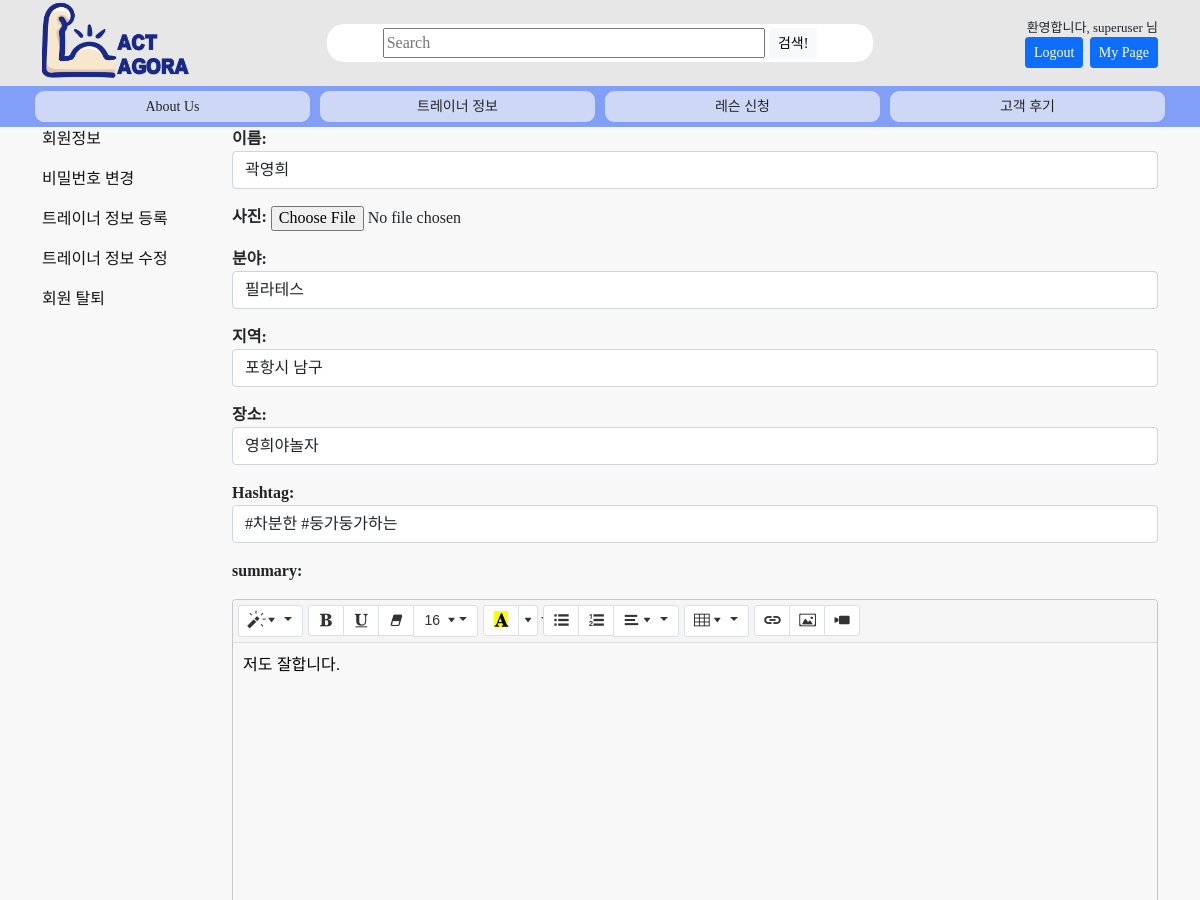
The page /trainer/31/update/ (signed in, upper part) on the database as committed earlier.
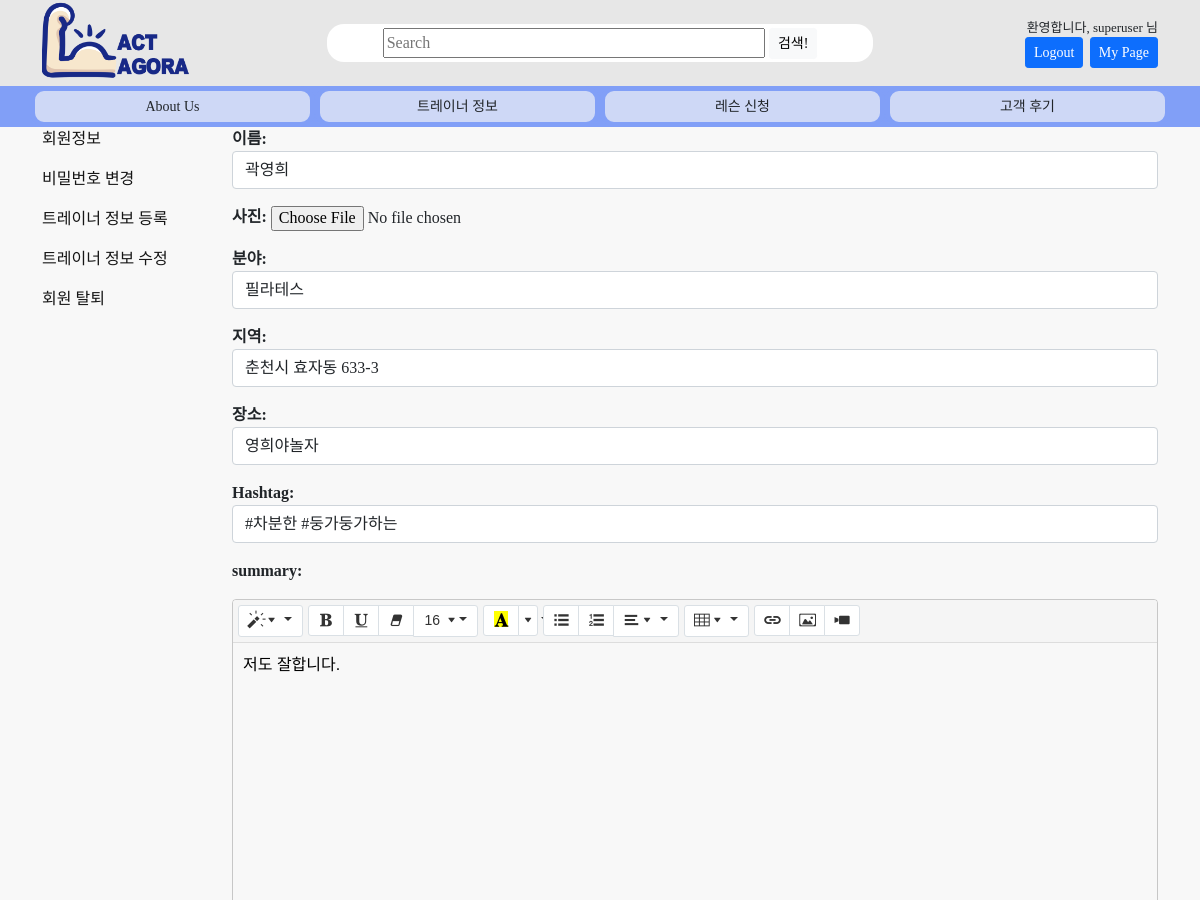
The same page on the database as committed later.
### trainer/models.py (models this page shows, shortened)
class Trainer(models.Model):
    writer = models.ForeignKey(settings.AUTH_USER_MODEL, null=True, blank=True, on_delete=models.CASCADE, verbose_name='작성자')
    name = models.CharField(max_length=10, verbose_name='이름')
    genretext = models.CharField(max_length=200, null=True)
    genre = models.ManyToManyField(Genre, blank=True, verbose_name='장르')
    address = models.CharField(max_length=40, null=True, verbose_name='지역')
    place = models.CharField(max_length=40, null=True, verbose_name='장소')
    summary = models.TextField(null=True, blank=True)
    tagtext = models.CharField(max_length=200, null=True, blank=True)
    hashtag = models.ManyToManyField(Hashtag, blank=True)
    image = ProcessedImageField(
        upload_to=get_profile_image_path, processors=[ResizeToFill(width=500, height=500, upscale=False)],
        null=True, blank=True,
        format='JPEG', options={'quality': 90}, verbose_name="프로필 이미지"
    )
    imagename = models.CharField(max_length=64, null=True, blank=True, verbose_name='이미지파일')
    cert1, cert2, cert3, cert4, cert5, cert6, cert7, cert8, cert9, cert10 = [
        models.CharField(max_length=40, null=True, blank=True) for i in range(10)
    ]
    certimg1, certimg2, certimg3, certimg4, certimg5, certimg6, certimg7, certimg8, certimg9, certimg10 = [
        ProcessedImageField(
            upload_to=get_profile_image_path, processors=[Resize(width=500, height=None, upscale=False)],
            null=True, blank=True, format='JPEG', options={'quality': 90}
        ) for i in range(10)
    ]
    sns1, sns2, sns3, sns4, sns5 = [
        models.CharField(max_length=256, null=True, blank=True) for i in range(5)
    ]
    def display_genre(self):
        """Create a string for the Genre. This is required to display genre in Admin."""
        return ', '.join(genre.name for genre in self.genre.all()[:3])
    display_genre.short_description = 'Genre'
    class Meta:
        db_table = '트레이너'
        verbose_name = '트레이너'
        verbose_name_plural = '트레이너'

### accounts/decorators.py (the view)
    def wrap(request, *args, **kwargs):
        if not request.user.is_authenticated:
            messages.info(request, "로그인한 사용자만 이용할 수 있습니다.")
            return redirect(settings.LOGIN_URL)
        return function(request, *args, **kwargs)

### templates/trainer/trainer_new.html (shortened to what this page needs)
{% extends 'accounts/mypage_nav.html' %}
{% block header2 %}
{% load static %}
<link href="{% static 'css/summernote-lite.css' %}" rel="stylesheet">
{% endblock %}
{% block contents2 %}
<form method="POST" action="" enctype="multipart/form-data" >
    <p><strong>이름: </strong>{{ form.name }}</p>
    <p><strong>사진: </strong>{{ form.image }}</p>
    <p><strong>분야: </strong>{{ form.genretext }}</p>
    <p><strong>지역: </strong>{{ form.address }}</p>
    <p><strong>장소: </strong>{{ form.place }}</p>
    <p><strong>Hashtag: </strong>{{ form.tagtext }}</p>
    <p><strong>summary:</strong></p>
</form>
{% endblock %}

Rows that differ between the two databases and show on the page:
changed Trainer "곽영희": address "포항시 남구" → "춘천시 효자동 633-3"
